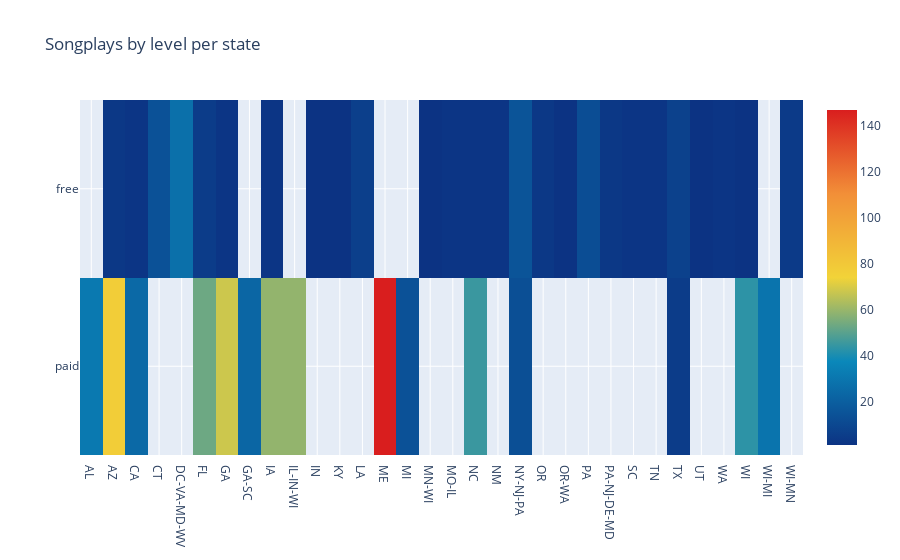

Notebook source saved alongside this figure:
### Code cell
fig = go.Figure(data=go.Heatmap(
        z=df['level_count'],
        x=df['state'],
        y=df['level'],
        colorscale='Portland'))

fig.update_layout(
    title='Songplays by level per state',
    xaxis_nticks=35)

fig.show()

### Figure 1 — Plotly figure (JSON) as saved in the notebook; plotly's stock layout.template omitted (floating-point values rounded to 4 significant figures)
{"data": [{"colorscale": [[0, "rgb(12,51,131)"], [0.25, "rgb(10,136,186)"], [0.5, "rgb(242,211,56)"], [0.75, "rgb(242,143,56)"], [1, "rgb(217,30,30)"]], "type": "heatmap", "x": [" AL", " AZ", " AZ", " CA", " CA", " CA", " CA", " CA", " CA", " CA", " CA", " CA", " CA", " CT", " DC-VA-MD-WV", " FL", " FL", " FL", " GA", " GA", " GA-SC", " IA", " IA", " IL-IN-WI", " IN", " IN", " IN", " KY", " LA", " ME", " MI", " MI", " MN-WI", " MO-IL", " NC", " NC", " NM", " NY-NJ-PA", " NY-NJ-PA", " OR", " OR", " OR-WA", " PA", " PA-NJ-DE-MD", " SC", " TN", " TX", " TX", " TX", " TX", " TX", " TX", " TX", " UT", " WA", " WI", " WI", " WI-MI", " WI-MN"], "y": ["paid", "paid", "free", "paid", "free", "free", "free", "paid", "free", "free", "free", "paid", "paid", "free", "free", "free", "paid", "free", "free", "paid", "paid", "free", "paid", "paid", "free", "free", "free", "free", "free", "paid", "paid", "paid", "free", "free", "paid", "free", "free", "paid", "free", "free", "free", "free", "free", "free", "free", "free", "free", "free", "paid", "free", "free", "free", "paid", "free", "free", "paid", "free", "paid", "free"], "z": [31, 77, 3, 118, 4, 3, 14, 51, 2, 2, 2, 28, 24, 14, 27, 1, 53, 5, 2, 68, 23, 2, 59, 59, 2, 4, 1, 1, 6, 147, 84, 14, 1, 2, 45, 2, 2, 13, 15, 2, 3, 1, 12, 3, 2, 2, 2, 5, 4, 2, 3, 7, 5, 1, 2, 43, 1, 29, 4]}], "layout": {"title": {"text": "Songplays by level per state"}, "xaxis": {"nticks": 35}}}
